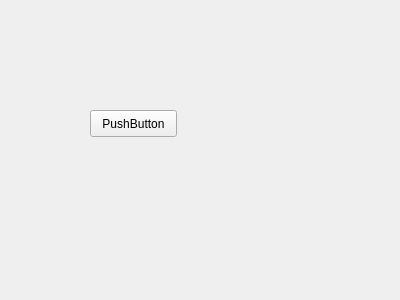
<?xml version="1.0" encoding="UTF-8"?>
<ui version="4.0">
 <class>CreaturePage</class>
 <widget class="QWidget" name="CreaturePage">
  <property name="geometry">
   <rect>
    <x>0</x>
    <y>0</y>
    <width>400</width>
    <height>300</height>
   </rect>
  </property>
  <property name="windowTitle">
   <string>Form</string>
  </property>
  <widget class="QPushButton" name="pushButton">
   <property name="geometry">
    <rect>
     <x>90</x>
     <y>110</y>
     <width>87</width>
     <height>27</height>
    </rect>
   </property>
   <property name="text">
    <string>PushButton</string>
   </property>
  </widget>
 </widget>
 <resources/>
 <connections/>
</ui>
